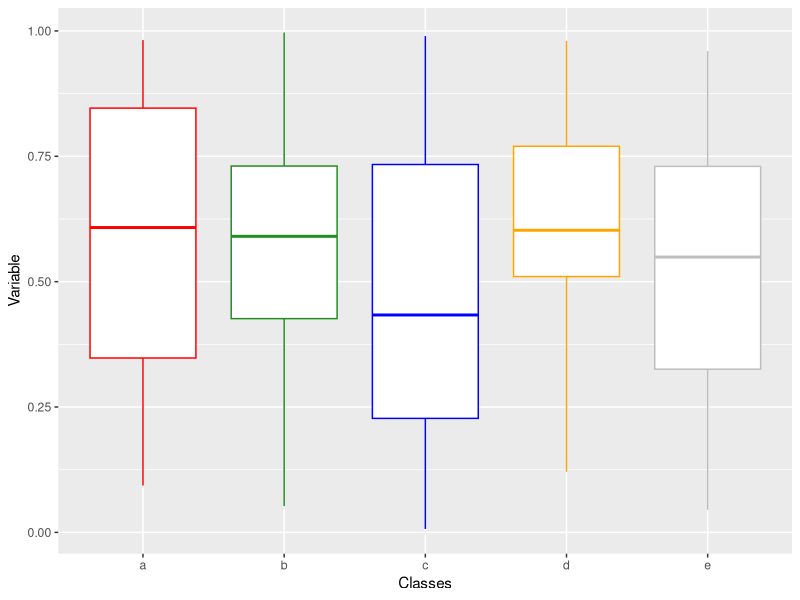
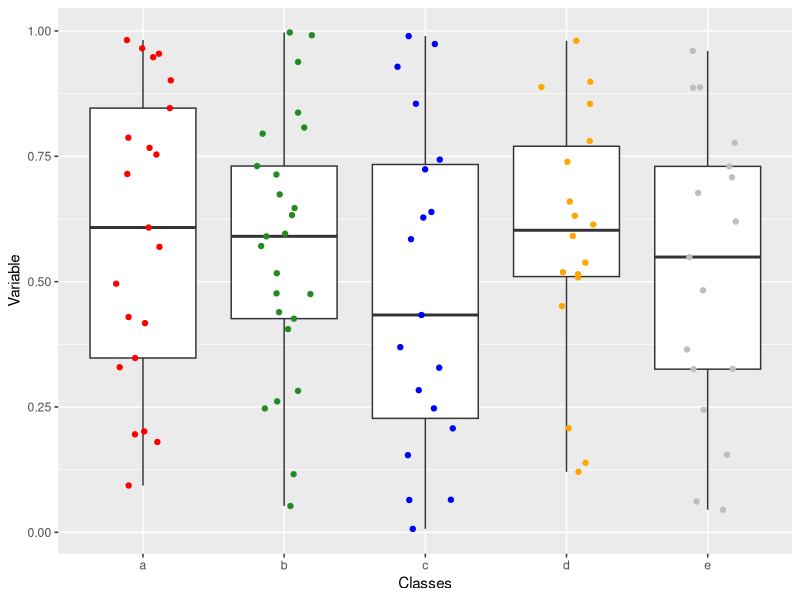
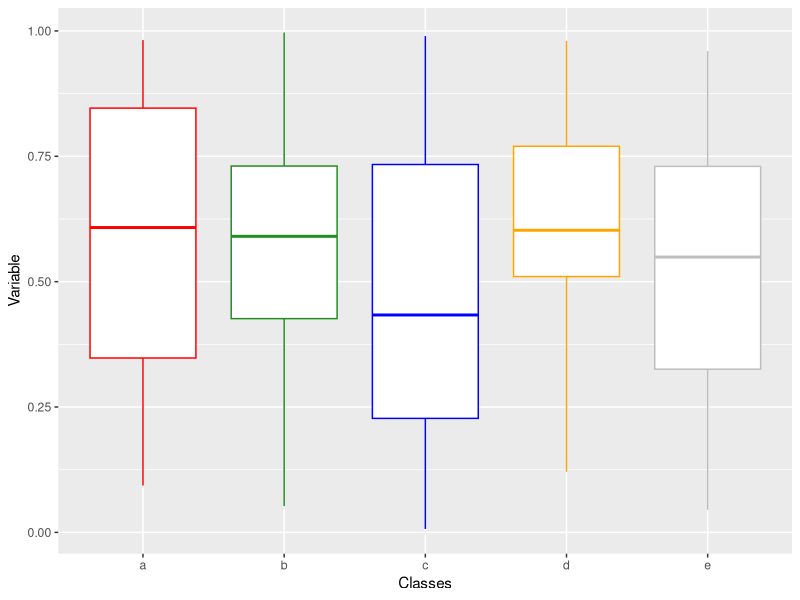
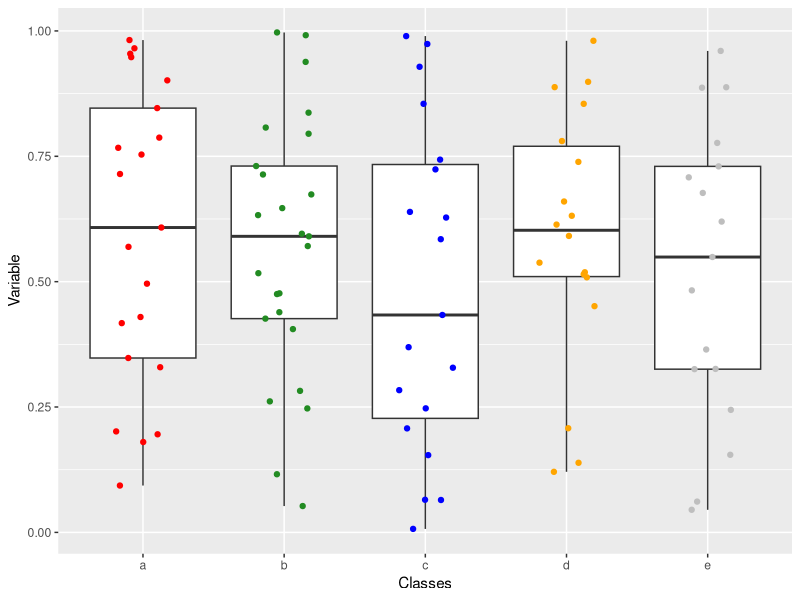

Write the R code that produced these figures, in order.
### scripts ggplot2 ###

# Maurício Humberto Vancine - mauricio.vancine@gmail.com

# packages
# install.packages("ggplot2", dep = T)
library(ggplot2)


# data
da <- data.frame(sui = runif(100, 0, 1), lan = factor(sample(letters[1:5], 100, rep = T)), 
		     col = NA)
str(da)
da

color <- c("red", "forestgreen", "blue", "orange", "gray")

for(i in 1:length(levels(da$lan))){
  da$col[da$lan == levels(da$lan)[i]] <- color[i]}

da


###-----------------------------------------------------------------------------------------###
						### boxplot ####
###-----------------------------------------------------------------------------------------###

# plot
ggplot(data = da, aes(x = lan, y = sui)) + 
	 geom_boxplot(fill = "white", colour = c("red", "forestgreen", "blue", "orange", "gray")) + 
	 theme(legend.position = "none") +
	 xlab("Classes") +
	 ylab("Variable")


# save
ggsave("boxplot.tiff", he = 18, wi = 18, un = "cm", dpi = 300)



###-----------------------------------------------------------------------------------------###
						### boxplot jitter ####
###-----------------------------------------------------------------------------------------###

# plot
ggplot(data = da, aes(x = lan, y = sui)) + 
	 geom_boxplot() + 
	 geom_jitter(colour = da$col, width = 0.2) +
	 theme(legend.position = "none") +
	 xlab("Classes") +
	 ylab("Variable")


# save
ggsave("boxplot_ jitter.tiff", he = 18, wi = 18, un = "cm", dpi = 300)

###-----------------------------------------------------------------------------------------###















